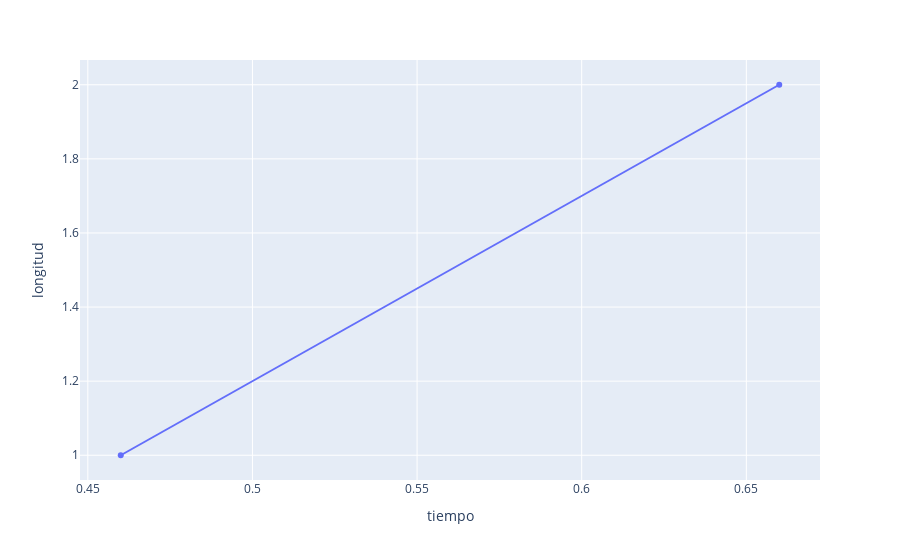

The notebook cell this image was saved under:
### Markdown cell above
Se ha realizado una gráfica, SE HA SUPUESTO que la gravedad es lineal, no cuadrática que es como sería en la realidad. Para ello, se ha creado un DataFrame con los valores dados por los problemas propuestos. Mediante el uso de numpy, se ha hallado los distintos coeficientes de la recta: y=mx+n. Tras ello mediante plotly se ha creado primero la gráfica con eje x: tiempo; eje y= longitud. Mediante la función add_trace se añade la recta.</br>

### Code cell
df_recta = pd.DataFrame({'tiempo': [0.46, 0.66], 'longitud': [1,2]})
coeficientes = np.polyfit(df_recta['tiempo'], df_recta['longitud'], 1) # polyfit(x, y, degree) sirve para calcular los coeficientes de la ecuación de la recta (y = mx + b)
m = coeficientes[0]
n = coeficientes[1]
fig = px.scatter(df_recta, x='tiempo', y='longitud') # Crear una gráfica de dispersión
fig.add_trace(px.line(x=df_recta['tiempo'], y=m*df_recta['tiempo'] + n).data[0]) # Añadir la recta a la gráfica de dispersión
fig.show()

### Figure 1 — Plotly figure (JSON) as saved in the notebook; plotly's stock layout.template omitted (floating-point values rounded to 4 significant figures)
{"data": [{"hovertemplate": "tiempo=%{x}<br>longitud=%{y}<extra></extra>", "legendgroup": "", "marker": {"color": "#636efa", "symbol": "circle"}, "mode": "markers", "name": "", "orientation": "v", "showlegend": false, "type": "scatter", "x": [0.46, 0.66], "xaxis": "x", "y": [1, 2], "yaxis": "y"}, {"hovertemplate": "x=%{x}<br>y=%{y}<extra></extra>", "legendgroup": "", "line": {"color": "#636efa", "dash": "solid"}, "marker": {"symbol": "circle"}, "mode": "lines", "name": "", "orientation": "v", "showlegend": false, "type": "scatter", "x": [0.46, 0.66], "xaxis": "x", "y": [1, 2], "yaxis": "y"}], "layout": {"legend": {"tracegroupgap": 0}, "margin": {"t": 60}, "xaxis": {"anchor": "y", "domain": [0, 1], "title": {"text": "tiempo"}}, "yaxis": {"anchor": "x", "domain": [0, 1], "title": {"text": "longitud"}}}}
